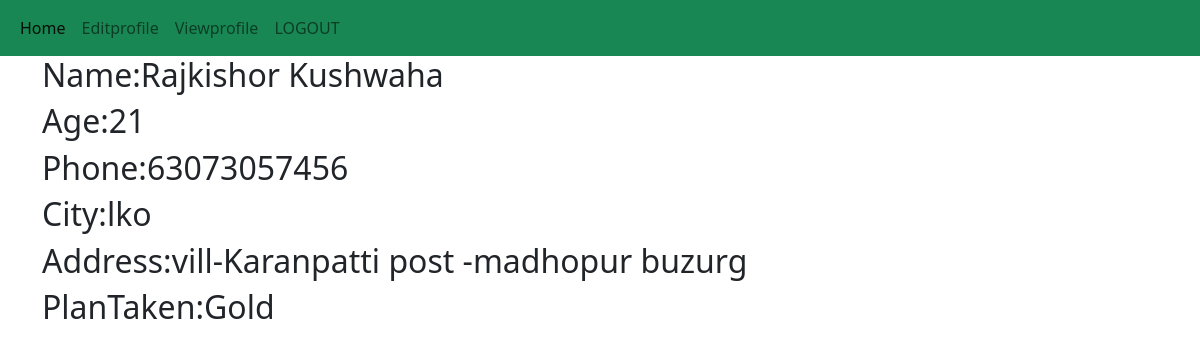
The app's page /member_view_profile/ (signed in) with its own data.
### academy/models.py (models this page shows)
class Member_Detail(models.Model):
    member_id=models.CharField(primary_key=True,max_length=45)
    password=models.CharField(max_length=45)
    name=models.CharField(max_length=45)
    age=models.IntegerField()
    phone=models.CharField(max_length=10)
    city=models.CharField(max_length=45)
    address=models.TextField()
    gender=models.CharField(max_length=6)
    plan_name=models.CharField(max_length=50)
    transaction_no=models.CharField(max_length=100,null=False)
    date=models.DateField(default=timezone.now)

### academy/views.py (the view)
# urls.py: path('member_view_profile/',views.member_view_profile,name="member_view_profile"),
def member_view_profile(request):
    if "member_session" not in request.session.keys():
        return redirect("member_login")
    if request.method=="GET":
        loggedIn_member_Id=request.session["member_session"]#fetch
        member_object=Member_Detail.objects.get(member_id=loggedIn_member_Id)
        member_dict={
            "member_data":member_object
        }
        return render(request,'academy/html/member/member_view_profile.html',member_dict)

### academy/templates/academy/html/member/member_view_profile.html (shortened to what this page needs)
<html lang="en">
    {% load static %}
<head>
    <link href="https://cdn.jsdelivr.net/npm/bootstrap@5.2.0-beta1/dist/css/bootstrap.min.css" rel="stylesheet">
    <link rel="stylesheet" href="https://cdnjs.cloudflare.com/ajax/libs/font-awesome/5.15.4/css/all.min.css" />
</head>
<body>
    {% include 'academy/html/member/member_navbar.html'%}
    <div class="container">
        <h2>Name:{{member_data.name}}</h2>
        <h2>Age:{{member_data.age}}</h2>
        <h2>Phone:{{member_data.phone}}</h2>
        <h2>City:{{member_data.city}}</h2>
        <h2>Address:{{member_data.address}}</h2>
        <h2>PlanTaken:{{member_data.plan_name}}</h2>
    </div>
</body>
</html>

### records on screen
Member_Detail: name "Rajkishor Kushwaha", age "21", phone "63073057456", city "lko", address "vill-Karanpatti post -madhopur buzurg", plan_name "Gold"
